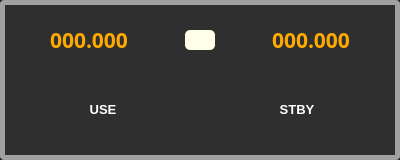
          <widget class="QWidget" name="verticalWidget_10" native="true">
           <property name="minimumSize">
            <size>
             <width>400</width>
             <height>160</height>
            </size>
           </property>
           <property name="maximumSize">
            <size>
             <width>16777215</width>
             <height>160</height>
            </size>
           </property>
           <property name="styleSheet">
            <string notr="true">background-color:#2f2f2f;
border: solid 3px;
border-radius: 5px;
border-width: 5px;
border-color: rgb(161, 161, 161)
</string>
           </property>
           <layout class="QVBoxLayout" name="verticalLayout_7">
            <property name="spacing">
             <number>0</number>
            </property>
            <property name="sizeConstraint">
             <enum>QLayout::SetNoConstraint</enum>
            </property>
            <property name="leftMargin">
             <number>0</number>
            </property>
            <property name="topMargin">
             <number>0</number>
            </property>
            <property name="rightMargin">
             <number>0</number>
            </property>
            <property name="bottomMargin">
             <number>0</number>
            </property>
            <item>
             <widget class="QWidget" name="horizontalWidget_5" native="true">
              <property name="sizePolicy">
               <sizepolicy hsizetype="Preferred" vsizetype="Preferred">
                <horstretch>0</horstretch>
                <verstretch>0</verstretch>
               </sizepolicy>
              </property>
              <property name="styleSheet">
               <string notr="true">margin:10px;
border-style:none;</string>
              </property>
              <layout class="QHBoxLayout" name="horizontalLayout_12">
               <property name="sizeConstraint">
                <enum>QLayout::SetNoConstraint</enum>
               </property>
               <item>
                <widget class="QLabel" name="tlActiveCom1">
                 <property name="sizePolicy">
                  <sizepolicy hsizetype="Preferred" vsizetype="Preferred">
                   <horstretch>0</horstretch>
                   <verstretch>0</verstretch>
                  </sizepolicy>
                 </property>
                 <property name="palette">
                  <palette>
                   <active>
                    <colorrole role="WindowText">
                     <brush brushstyle="SolidPattern">
                      <color alpha="255">
                       <red>255</red>
                       <green>170</green>
                       <blue>0</blue>
                      </color>
                     </brush>
                    </colorrole>
                    <colorrole role="Button">
                     <brush brushstyle="SolidPattern">
                      <color alpha="255">
                       <red>47</red>
                       <green>47</green>
                       <blue>47</blue>
                      </color>
                     </brush>
                    </colorrole>
                    <colorrole role="Text">
                     <brush brushstyle="SolidPattern">
                      <color alpha="255">
                       <red>255</red>
                       <green>170</green>
                       <blue>0</blue>
                      </color>
                     </brush>
                    </colorrole>
                    <colorrole role="ButtonText">
                     <brush brushstyle="SolidPattern">
                      <color alpha="255">
                       <red>255</red>
                       <green>170</green>
                       <blue>0</blue>
                      </color>
                     </brush>
                    </colorrole>
                    <colorrole role="Base">
                     <brush brushstyle="SolidPattern">
                      <color alpha="255">
                       <red>47</red>
                       <green>47</green>
                       <blue>47</blue>
                      </color>
                     </brush>
                    </colorrole>
                    <colorrole role="Window">
                     <brush brushstyle="SolidPattern">
                      <color alpha="255">
                       <red>47</red>
                       <green>47</green>
                       <blue>47</blue>
                      </color>
                     </brush>
                    </colorrole>
                    <colorrole role="PlaceholderText">
                     <brush brushstyle="NoBrush">
                      <color alpha="128">
                       <red>255</red>
                       <green>170</green>
                       <blue>0</blue>
                      </color>
                     </brush>
                    </colorrole>
                   </active>
                   <inactive>
                    <colorrole role="WindowText">
                     <brush brushstyle="SolidPattern">
                      <color alpha="255">
                       <red>255</red>
                       <green>170</green>
                       <blue>0</blue>
                      </color>
                     </brush>
                    </colorrole>
                    <colorrole role="Button">
                     <brush brushstyle="SolidPattern">
                      <color alpha="255">
                       <red>47</red>
                       <green>47</green>
                       <blue>47</blue>
                      </color>
                     </brush>
                    </colorrole>
                    <colorrole role="Text">
                     <brush brushstyle="SolidPattern">
                      <color alpha="255">
                       <red>255</red>
                       <green>170</green>
                       <blue>0</blue>
                      </color>
                     </brush>
                    </colorrole>
                    <colorrole role="ButtonText">
                     <brush brushstyle="SolidPattern">
                      <color alpha="255">
                       <red>255</red>
                       <green>170</green>
                       <blue>0</blue>
                      </color>
                     </brush>
                    </colorrole>
                    <colorrole role="Base">
                     <brush brushstyle="SolidPattern">
                      <color alpha="255">
                       <red>47</red>
                       <green>47</green>
                       <blue>47</blue>
                      </color>
                     </brush>
                    </colorrole>
                    <colorrole role="Window">
                     <brush brushstyle="SolidPattern">
                      <color alpha="255">
                       <red>47</red>
                       <green>47</green>
                       <blue>47</blue>
                      </color>
                     </brush>
                    </colorrole>
                    <colorrole role="PlaceholderText">
                     <brush brushstyle="NoBrush">
                      <color alpha="128">
                       <red>255</red>
                       <green>170</green>
                       <blue>0</blue>
                      </color>
                     </brush>
                    </colorrole>
                   </inactive>
                   <disabled>
                    <colorrole role="WindowText">
                     <brush brushstyle="SolidPattern">
                      <color alpha="255">
                       <red>255</red>
                       <green>170</green>
                       <blue>0</blue>
                      </color>
                     </brush>
                    </colorrole>
                    <colorrole role="Button">
                     <brush brushstyle="SolidPattern">
                      <color alpha="255">
                       <red>47</red>
                       <green>47</green>
                       <blue>47</blue>
                      </color>
                     </brush>
                    </colorrole>
                    <colorrole role="Text">
                     <brush brushstyle="SolidPattern">
                      <color alpha="255">
                       <red>255</red>
                       <green>170</green>
                       <blue>0</blue>
                      </color>
                     </brush>
                    </colorrole>
                    <colorrole role="ButtonText">
                     <brush brushstyle="SolidPattern">
                      <color alpha="255">
                       <red>255</red>
                       <green>170</green>
                       <blue>0</blue>
                      </color>
                     </brush>
                    </colorrole>
                    <colorrole role="Base">
                     <brush brushstyle="SolidPattern">
                      <color alpha="255">
                       <red>47</red>
                       <green>47</green>
                       <blue>47</blue>
                      </color>
                     </brush>
                    </colorrole>
                    <colorrole role="Window">
                     <brush brushstyle="SolidPattern">
                      <color alpha="255">
                       <red>47</red>
                       <green>47</green>
                       <blue>47</blue>
                      </color>
                     </brush>
                    </colorrole>
                    <colorrole role="PlaceholderText">
                     <brush brushstyle="NoBrush">
                      <color alpha="128">
                       <red>255</red>
                       <green>170</green>
                       <blue>0</blue>
                      </color>
                     </brush>
                    </colorrole>
                   </disabled>
                  </palette>
                 </property>
                 <property name="font">
                  <font>
                   <family>DSEG7 Classic</family>
                   <pointsize>16</pointsize>
                   <weight>75</weight>
                   <bold>true</bold>
                  </font>
                 </property>
                 <property name="styleSheet">
                  <string notr="true">
border-radius: 5px;
border-width: 5px;

 </string>
                 </property>
                 <property name="frameShape">
                  <enum>QFrame::WinPanel</enum>
                 </property>
                 <property name="frameShadow">
                  <enum>QFrame::Plain</enum>
                 </property>
                 <property name="lineWidth">
                  <number>3</number>
                 </property>
                 <property name="text">
                  <string>000.000</string>
                 </property>
                 <property name="alignment">
                  <set>Qt::AlignCenter</set>
                 </property>
                 <property name="margin">
                  <number>15</number>
                 </property>
                </widget>
               </item>
               <item>
                <widget class="QPushButton" name="btnSwitchComm1">
                 <property name="minimumSize">
                  <size>
                   <width>25</width>
                   <height>40</height>
                  </size>
                 </property>
                 <property name="maximumSize">
                  <size>
                   <width>50</width>
                   <height>40</height>
                  </size>
                 </property>
                 <property name="styleSheet">
                  <string notr="true">background-color:rgb(255, 254, 233);</string>
                 </property>
                 <property name="text">
                  <string/>
                 </property>
                 <property name="icon">
                  <iconset resource="Resources.qrc">
                   <normaloff>:/images/SwitchArrow.png</normaloff>:/images/SwitchArrow.png</iconset>
                 </property>
                 <property name="iconSize">
                  <size>
                   <width>20</width>
                   <height>20</height>
                  </size>
                 </property>
                </widget>
               </item>
               <item>
                <widget class="QLabel" name="tlStandbyCom1">
                 <property name="sizePolicy">
                  <sizepolicy hsizetype="Preferred" vsizetype="Preferred">
                   <horstretch>0</horstretch>
                   <verstretch>0</verstretch>
                  </sizepolicy>
                 </property>
                 <property name="palette">
                  <palette>
                   <active>
                    <colorrole role="WindowText">
                     <brush brushstyle="SolidPattern">
                      <color alpha="255">
                       <red>255</red>
                       <green>170</green>
                       <blue>0</blue>
                      </color>
                     </brush>
                    </colorrole>
                    <colorrole role="Button">
                     <brush brushstyle="SolidPattern">
                      <color alpha="255">
                       <red>47</red>
                       <green>47</green>
                       <blue>47</blue>
                      </color>
                     </brush>
                    </colorrole>
                    <colorrole role="Text">
                     <brush brushstyle="SolidPattern">
                      <color alpha="255">
                       <red>255</red>
                       <green>170</green>
                       <blue>0</blue>
                      </color>
                     </brush>
                    </colorrole>
                    <colorrole role="ButtonText">
                     <brush brushstyle="SolidPattern">
                      <color alpha="255">
                       <red>255</red>
                       <green>170</green>
                       <blue>0</blue>
                      </color>
                     </brush>
                    </colorrole>
                    <colorrole role="Base">
                     <brush brushstyle="SolidPattern">
                      <color alpha="255">
                       <red>47</red>
                       <green>47</green>
                       <blue>47</blue>
                      </color>
                     </brush>
                    </colorrole>
                    <colorrole role="Window">
                     <brush brushstyle="SolidPattern">
                      <color alpha="255">
                       <red>47</red>
                       <green>47</green>
                       <blue>47</blue>
                      </color>
                     </brush>
                    </colorrole>
                    <colorrole role="PlaceholderText">
                     <brush brushstyle="NoBrush">
                      <color alpha="128">
                       <red>255</red>
                       <green>170</green>
                       <blue>0</blue>
                      </color>
                     </brush>
                    </colorrole>
                   </active>
                   <inactive>
                    <colorrole role="WindowText">
                     <brush brushstyle="SolidPattern">
                      <color alpha="255">
                       <red>255</red>
                       <green>170</green>
                       <blue>0</blue>
                      </color>
                     </brush>
                    </colorrole>
                    <colorrole role="Button">
                     <brush brushstyle="SolidPattern">
                      <color alpha="255">
                       <red>47</red>
                       <green>47</green>
                       <blue>47</blue>
                      </color>
                     </brush>
                    </colorrole>
                    <colorrole role="Text">
                     <brush brushstyle="SolidPattern">
                      <color alpha="255">
                       <red>255</red>
                       <green>170</green>
                       <blue>0</blue>
                      </color>
                     </brush>
                    </colorrole>
                    <colorrole role="ButtonText">
                     <brush brushstyle="SolidPattern">
                      <color alpha="255">
                       <red>255</red>
                       <green>170</green>
                       <blue>0</blue>
                      </color>
                     </brush>
                    </colorrole>
                    <colorrole role="Base">
                     <brush brushstyle="SolidPattern">
                      <color alpha="255">
                       <red>47</red>
                       <green>47</green>
                       <blue>47</blue>
                      </color>
                     </brush>
                    </colorrole>
                    <colorrole role="Window">
                     <brush brushstyle="SolidPattern">
                      <color alpha="255">
                       <red>47</red>
                       <green>47</green>
                       <blue>47</blue>
                      </color>
                     </brush>
                    </colorrole>
                    <colorrole role="PlaceholderText">
                     <brush brushstyle="NoBrush">
                      <color alpha="128">
                       <red>255</red>
                       <green>170</green>
                       <blue>0</blue>
                      </color>
                     </brush>
                    </colorrole>
                   </inactive>
                   <disabled>
                    <colorrole role="WindowText">
                     <brush brushstyle="SolidPattern">
                      <color alpha="255">
                       <red>255</red>
                       <green>170</green>
                       <blue>0</blue>
                      </color>
                     </brush>
                    </colorrole>
                    <colorrole role="Button">
                     <brush brushstyle="SolidPattern">
                      <color alpha="255">
                       <red>47</red>
                       <green>47</green>
                       <blue>47</blue>
                      </color>
                     </brush>
                    </colorrole>
                    <colorrole role="Text">
                     <brush brushstyle="SolidPattern">
                      <color alpha="255">
                       <red>255</red>
                       <green>170</green>
                       <blue>0</blue>
                      </color>
                     </brush>
                    </colorrole>
                    <colorrole role="ButtonText">
                     <brush brushstyle="SolidPattern">
                      <color alpha="255">
                       <red>255</red>
                       <green>170</green>
                       <blue>0</blue>
                      </color>
                     </brush>
                    </colorrole>
                    <colorrole role="Base">
                     <brush brushstyle="SolidPattern">
                      <color alpha="255">
                       <red>47</red>
                       <green>47</green>
                       <blue>47</blue>
                      </color>
                     </brush>
                    </colorrole>
                    <colorrole role="Window">
                     <brush brushstyle="SolidPattern">
                      <color alpha="255">
                       <red>47</red>
                       <green>47</green>
                       <blue>47</blue>
                      </color>
                     </brush>
                    </colorrole>
                    <colorrole role="PlaceholderText">
                     <brush brushstyle="NoBrush">
                      <color alpha="128">
                       <red>255</red>
                       <green>170</green>
                       <blue>0</blue>
                      </color>
                     </brush>
                    </colorrole>
                   </disabled>
                  </palette>
                 </property>
                 <property name="font">
                  <font>
                   <family>DSEG7 Classic</family>
                   <pointsize>16</pointsize>
                   <weight>75</weight>
                   <bold>true</bold>
                  </font>
                 </property>
                 <property name="styleSheet">
                  <string notr="true">color:rgb(255, 170, 0);
border-style:none;
</string>
                 </property>
                 <property name="frameShape">
                  <enum>QFrame::Panel</enum>
                 </property>
                 <property name="lineWidth">
                  <number>3</number>
                 </property>
                 <property name="text">
                  <string>000.000</string>
                 </property>
                 <property name="alignment">
                  <set>Qt::AlignCenter</set>
                 </property>
                 <property name="margin">
                  <number>15</number>
                 </property>
                </widget>
               </item>
              </layout>
             </widget>
            </item>
            <item>
             <widget class="QWidget" name="horizontalWidget_6" native="true">
              <property name="sizePolicy">
               <sizepolicy hsizetype="Preferred" vsizetype="Preferred">
                <horstretch>0</horstretch>
                <verstretch>0</verstretch>
               </sizepolicy>
              </property>
              <property name="styleSheet">
               <string notr="true">border-style:none;
margin:10px;</string>
              </property>
              <layout class="QHBoxLayout" name="horizontalLayout_13">
               <property name="sizeConstraint">
                <enum>QLayout::SetNoConstraint</enum>
               </property>
               <item>
                <widget class="QLabel" name="label_11">
                 <property name="sizePolicy">
                  <sizepolicy hsizetype="Preferred" vsizetype="Preferred">
                   <horstretch>7</horstretch>
                   <verstretch>7</verstretch>
                  </sizepolicy>
                 </property>
                 <property name="font">
                  <font>
                   <pointsize>10</pointsize>
                   <weight>75</weight>
                   <bold>true</bold>
                  </font>
                 </property>
                 <property name="styleSheet">
                  <string notr="true">color:#fff;</string>
                 </property>
                 <property name="text">
                  <string>USE</string>
                 </property>
                 <property name="alignment">
                  <set>Qt::AlignHCenter|Qt::AlignTop</set>
                 </property>
                </widget>
               </item>
               <item>
                <widget class="QLabel" name="label_12">
                 <property name="sizePolicy">
                  <sizepolicy hsizetype="Preferred" vsizetype="Preferred">
                   <horstretch>7</horstretch>
                   <verstretch>7</verstretch>
                  </sizepolicy>
                 </property>
                 <property name="font">
                  <font>
                   <pointsize>10</pointsize>
                   <weight>75</weight>
                   <bold>true</bold>
                  </font>
                 </property>
                 <property name="styleSheet">
                  <string notr="true">color: #fff;</string>
                 </property>
                 <property name="text">
                  <string>STBY</string>
                 </property>
                 <property name="alignment">
                  <set>Qt::AlignHCenter|Qt::AlignTop</set>
                 </property>
                </widget>
               </item>
              </layout>
             </widget>
            </item>
           </layout>
          </widget>
